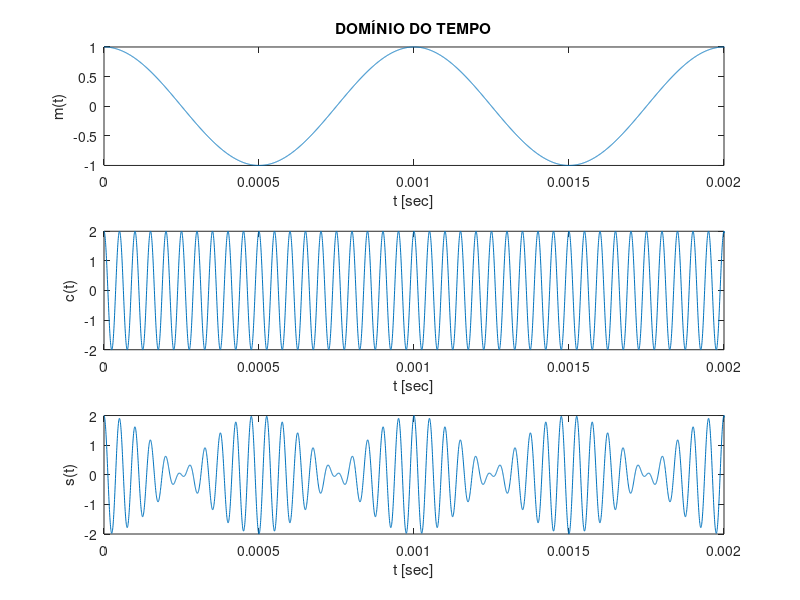
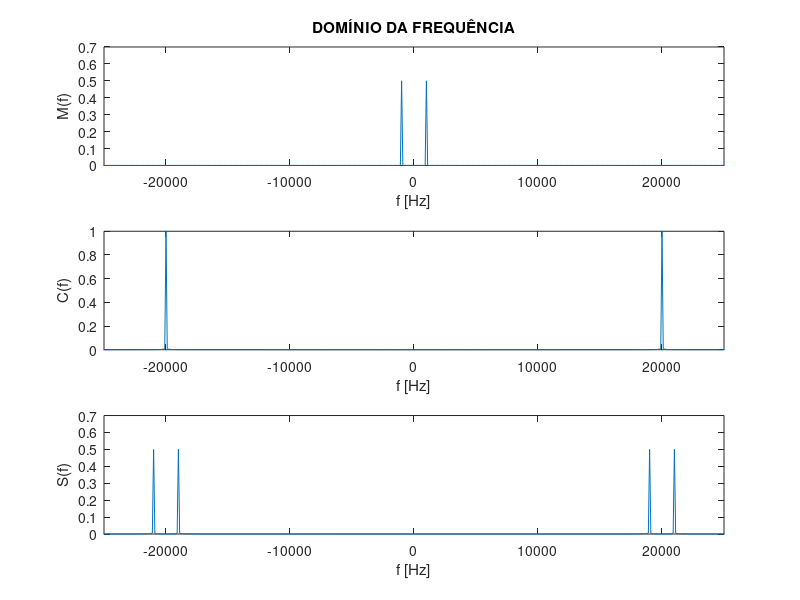
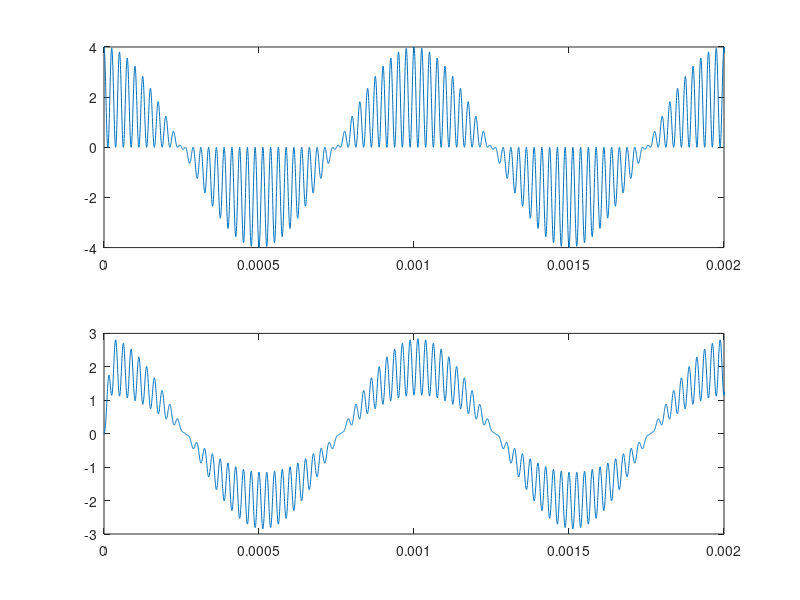
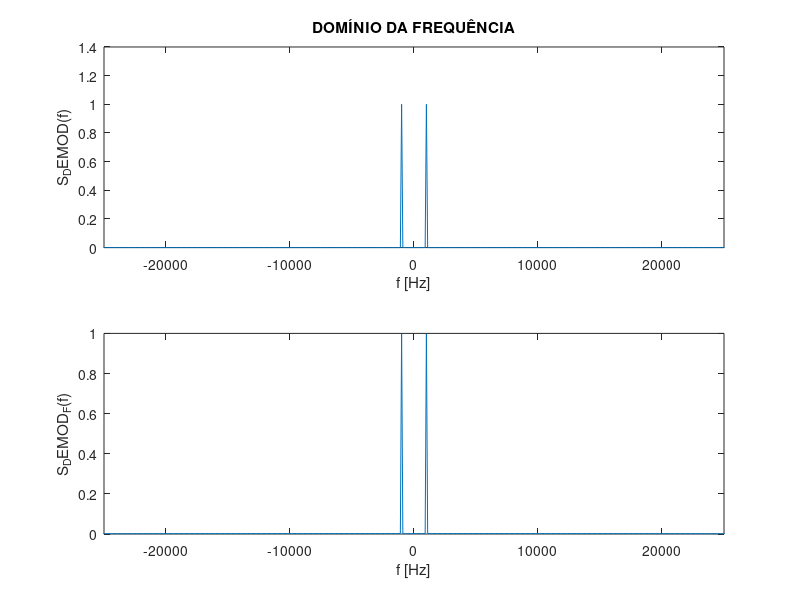

Write MATLAB code to recreate these figures, in order.
%%------------------------------------------------|
% AM MODULATION DSB SC : Suppressed Carrier
% > Usando fir1
%%------------------------------------------------|
clear all; close all; clc;
%%------------------------------------------------| SINAL
fm = 1e3; % frequencia do sinal de informação
tm = 1/fm;
fc = 20e3; % frequecia do sinal portadora

N = 100; % numero de amostras/periodo
fs = N*fc; % frequencia da amostragem
ts = 1/fs; % periodo de amostragem
P = 10; % numero de periodos
t = [0:ts:P*tm]; % vetor do sinal no tempo
f = [-fs/2:fm/P:fs/2]; % vetor do sinal na frequencia

Ai = 1; % amplitude do sinal de informação
Ac = 2; % amplitude do sinal portadora

m = Ai*cos(2*pi*fm*t); % sinal modulador
c = Ac*cos(2*pi*fc*t); % portadora
s = m.*c; % sinal modulado
s_demod = s.*c; % sinal demodulado

filtro=fir1(50,(1000*2)/fs);
s_demod_f = filter(filtro,1,s_demod);

%%------------------------------------------------| FREQ
M = fftshift(fft(m));
C = fftshift(fft(c));
S = fftshift(fft(s));
S_DEMOD = fftshift(fft(s_demod));
S_DEMOD_F = fftshift(fft(s_demod_f));
%%------------------------------------------------| PLOT 
figure(1)
subplot(311)
plot(t,m)
title('DOMÍNIO DO TEMPO')
xlabel('t [sec]') % eixo horizontal
ylabel('m(t)') % eixo vertical
xlim([0 2*(1/fm)])
subplot(312)
plot(t,c)
xlabel('t [sec]') % eixo horizontal
ylabel('c(t)') % eixo vertical
xlim([0 2*(1/fm)])
subplot(313)
plot(t,s)
xlabel('t [sec]') % eixo horizontal
ylabel('s(t)') % eixo vertical
xlim([0 2*(1/fm)])

figure(2)
subplot(311)
plot(f, abs(M)/length(c))
title('DOMÍNIO DA FREQUÊNCIA')
xlabel('f [Hz]') % eixo horizontal
ylabel('M(f)') % eixo vertical
xlim([-25e3 25e3])
subplot(312)
plot(f, abs(C)/length(c))
xlabel('f [Hz]') % eixo horizontal
ylabel('C(f)') % eixo vertical
xlim([-25e3 25e3])
subplot(313)
plot(f, abs(S)/length(c))
xlabel('f [Hz]') % eixo horizontal
ylabel('S(f)') % eixo vertical
xlim([-25e3 25e3])

figure(3)
subplot(211)
plot(t,s_demod)
xlim([0 2*(1/fm)])
subplot(212)
plot(t,s_demod_f)
xlim([0 2*(1/fm)])

figure(4)
subplot(211)
plot(f, abs(S_DEMOD)/length(c))
title('DOMÍNIO DA FREQUÊNCIA')
xlabel('f [Hz]') % eixo horizontal
ylabel('S_DEMOD(f)') % eixo vertical
xlim([-25e3 25e3])
subplot(212)
plot(f, abs(S_DEMOD_F)/length(c))
xlabel('f [Hz]') % eixo horizontal
ylabel('S_DEMOD_F(f)') % eixo vertical
xlim([-25e3 25e3])